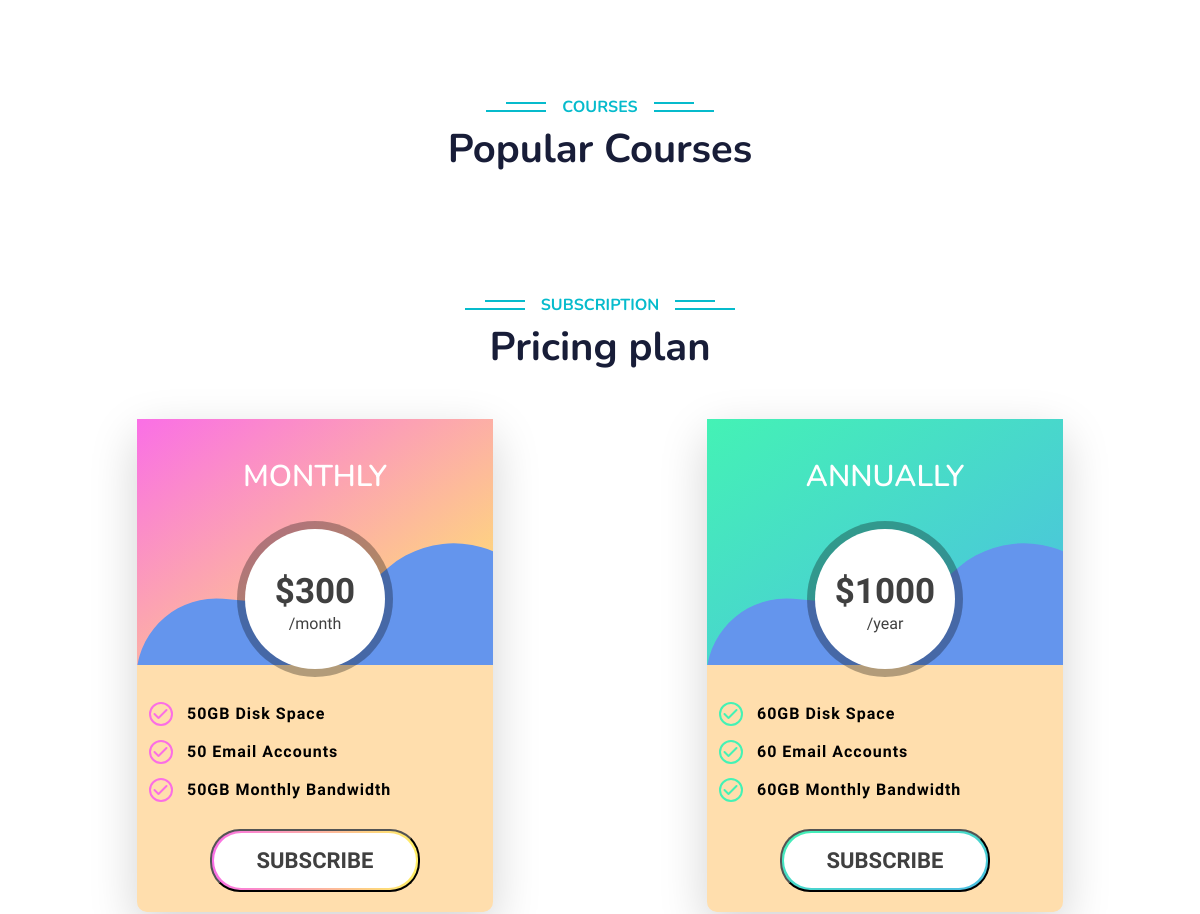
The app's page / (middle part), older data.
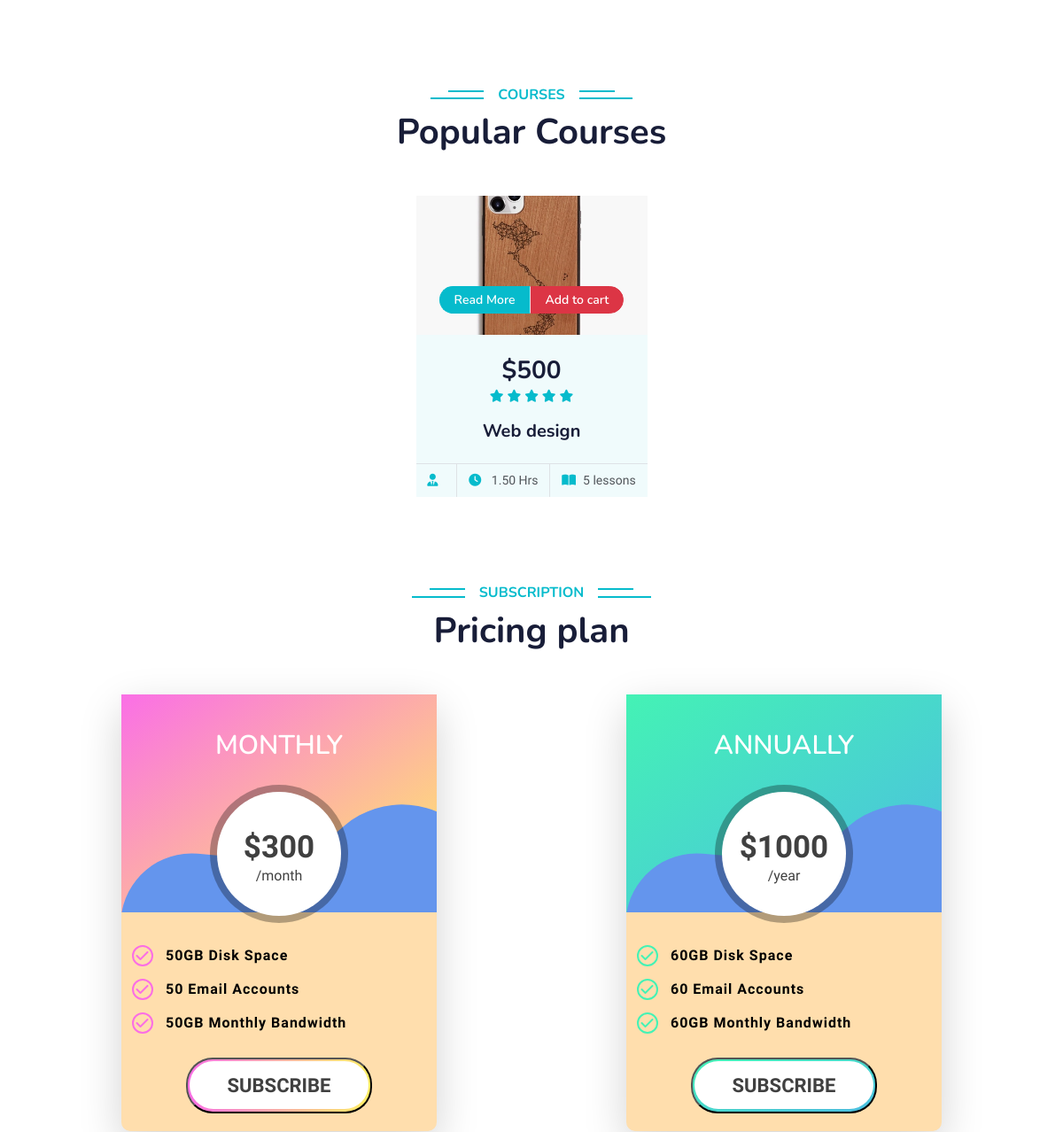
The same page, newer data.
### course/models.py (models this page shows, shortened)
class Course(models.Model):
    title = models.CharField(max_length=255)
    description = models.TextField()
    price = models.PositiveIntegerField(null=True,
                                        validators=[MinValueValidator(0)], blank=True)
    instructor = models.CharField(max_length=50)
    language = models.CharField(max_length=50, default='English')
    category = models.ForeignKey(
        Category, on_delete=models.PROTECT, blank=True, null=True)
    COURSE_STATUS_AVAILABLE = 'A'
    COURSE_STATUS_UNAVAILABLE = 'UA'
    COURSE_STATUS_CHOICES = [
        (COURSE_STATUS_AVAILABLE, 'Available'),
        (COURSE_STATUS_UNAVAILABLE, 'Unavailable')
    ]
    lesson_number = models.PositiveBigIntegerField(null=True,
                                                   validators=[MinValueValidator(0)], blank=True)
    course_status = models.CharField(
        max_length=2, choices=COURSE_STATUS_CHOICES, default=COURSE_STATUS_AVAILABLE)
    rated = models.PositiveSmallIntegerField(null=True,
                                             validators=[MinValueValidator(0), MaxValueValidator(5)], blank=True)
    duration = models.DecimalField(max_digits=6, decimal_places=2,
                                   validators=[MinValueValidator(0)], blank=True, null=True)
    image = ResizedImageField(size=[500, 300], crop=['middle', 'center'],  upload_to="course/course_image/", null=True, quality=100
                              )
    video = models.FileField(
        upload_to="course/course_video", null=True)
    slug = models.SlugField(max_length=200, unique=True,
                            null=True, blank=True)
    def get_url(self):
        return reverse('course_detail', args=[self.slug])
    def add_to_cart_url(self):
        return reverse('add_cart', args=[self.slug])

### WebProjectTeam08/views.py (the view)
# urls.py: 2. Add a URL to urlpatterns:  path('', views.home, name='home')
def home(request):
    courses = Course.objects.all().filter(course_status='A').order_by('pk')[:3]
    if request.user.is_authenticated:
        purchased_orders = OrderDetail.objects.filter(
            order__user=request.user, order__payment_status='C')
        if purchased_orders:
            for item in purchased_orders:
                purchased_courses = []
                purchased_courses.append(item.course)
        else:
            purchased_courses = None
    else:
        purchased_courses = None
    context = {
        'courses': courses,
        'purchased_courses': purchased_courses,
    }
    return render(request, 'home.html', context=context)

### course/context_processors.py (called while the page is built)
def menu_links(request):
    links = Category.objects.all()
    return dict(links=links)

### templates/home.html (shortened to what the changed rows need)
{% extends 'base.html' %} {% load static %} {% block content %}
<div class="container-xxl py-5">
  <div class="container">
    <div class="text-center wow fadeInUp" data-wow-delay="0.1s">
      <h1 class="mb-5">Popular Courses</h1>
    </div>
    <div class="row row-cols-lg-4 row-cols-md-2 g-4 justify-content-center">
      {% for course in courses %}
      <div class="col-lg-3 col-md-6 wow fadeInUp" data-wow-delay="0.5s">
        <div class="d-flex flex-column course-item bg-light h-100">
          <div class="position-relative overflow-hidden">
            <img class="img-fluid" src="{{course.image.url}}" alt="" />
            <div
              class="w-100 d-flex justify-content-center position-absolute bottom-0 start-0 mb-4"
            >
              <a
                href="{{course.get_url}}"
                class="flex-shrink-0 btn btn-sm btn-primary px-3 border-end"
                style="border-radius: 30px 0 0 30px"
                >Read More</a
              >
              {% if course in purchased_courses %}
              <a
                href="{{course.get_video_url}}"
                class="flex-shrink-0 btn btn-sm btn-warning px-3"
                style="border-radius: 0 30px 30px 0"
                >Learn now</a
              >
              {% else %}
              <a
                href="{{course.add_to_cart_url}}"
                class="flex-shrink-0 btn btn-sm btn-danger px-3"
                style="border-radius: 0 30px 30px 0"
                >Add to cart</a
              >
              {% endif %}
            </div>
          </div>
          <div class="text-center p-4 pb-0 flex-fill">
            <h3 class="mb-0">${{course.price}}</h3>
            <div class="mb-3">
              {% for i in course.rated|center:course.rated%}
              <small class="fa fa-star text-primary"></small>
              {% endfor %}
            </div>
            <h5 class="mb-4">{{ course.title }}</h5>
          </div>
          <div class="d-flex border-top">
            <small class="flex-fill text-center border-end py-2"
              ><i class="fa fa-user-tie text-primary me-2"></i
              >{{course.instructor}}</small
            >
            <small class="flex-fill text-center border-end py-2"
              ><i class="fa fa-clock text-primary me-2"></i> {{course.duration}}
              Hrs</small
            >
            <small class="flex-fill text-center py-2"
              ><i class="fa fa-book-open text-primary me-2"></i
              >{{course.lesson_number}} lessons
            </small>
          </div>
        </div>
      </div>
      {% endfor %}
    </div>
  </div>
</div>
<div class="container-xxl py-5">
  <div class="container">
    <div class="text-center wow fadeInUp" data-wow-delay="0.1s">
      <h1 class="mb-5">Pricing plan</h1>
    </div>
  </div>
</div>
{% endblock content %}

Row changes from the older to the newer data that the page shows:
added Course: image (picture), price "500", rated 5 (drawn), title "Web design", duration "1.50", lesson_number "5"
